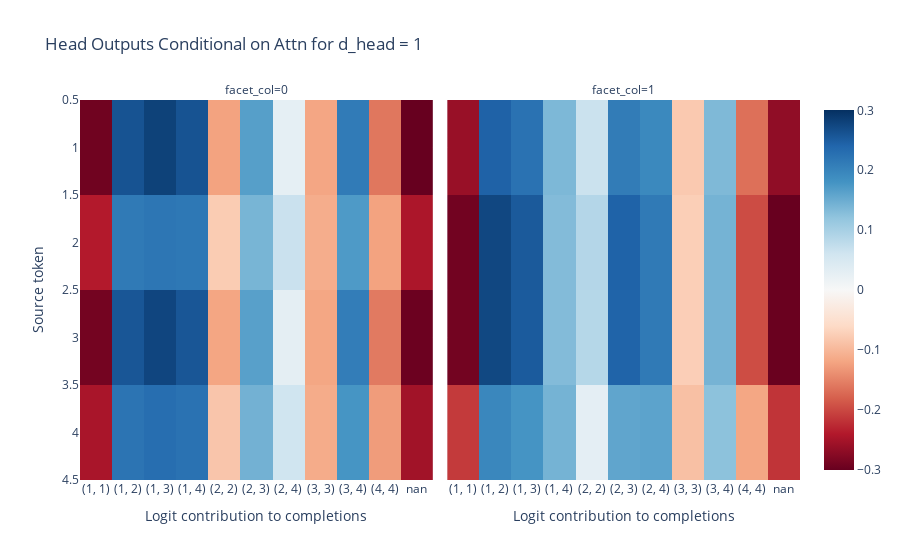
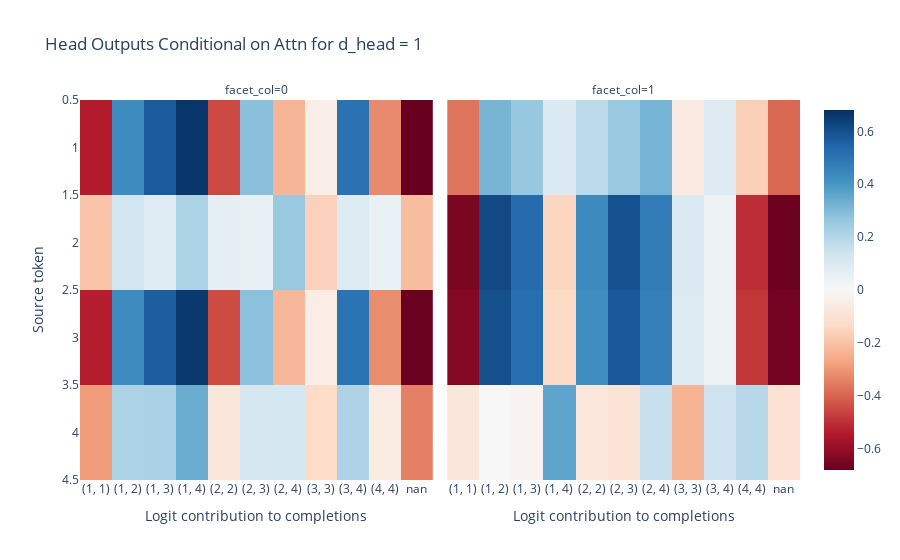
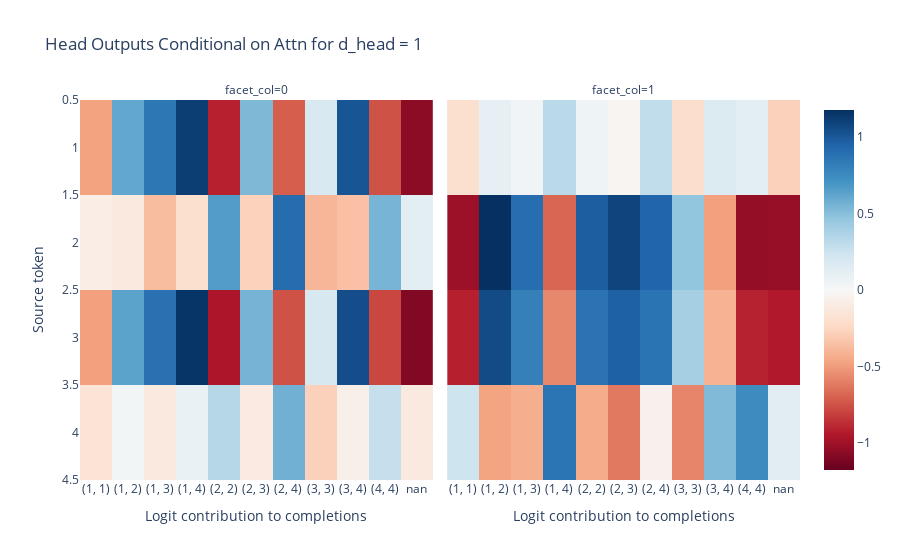
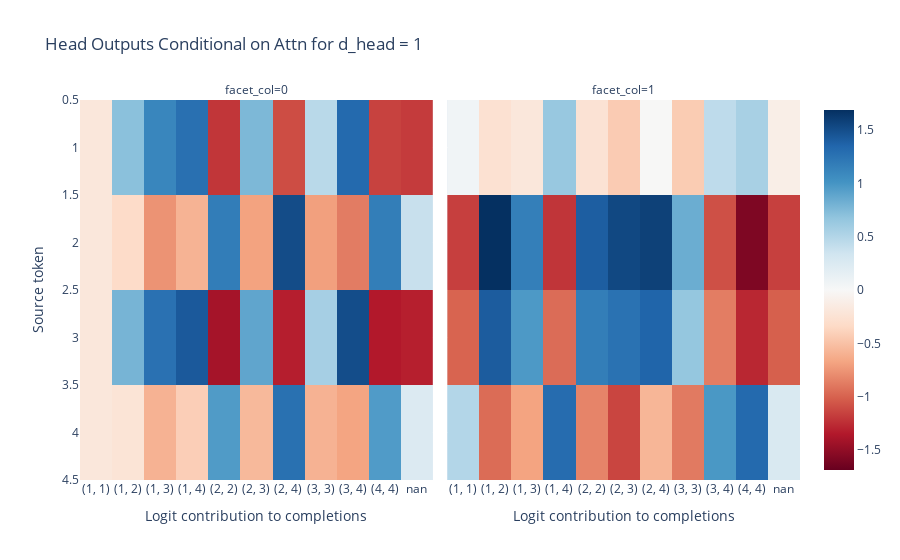

The cell these charts' notebook holds for them, in order:
### Code cell
indx = list(ans_map.keys())
indx.append("nan")
x_labels = [str(x) for x in indx]

for dh in [1]:
    cached_models = checkpoints[dh]+[models[dh]]
    for k, pre_trained in enumerate(cached_models):
        head_outputs = t.zeros((model_config.n_heads, model_config.n_ctx, model_config.d_vocab))

        ## getting DLA from each token to each possible continuation
        for i in range(1,5):
            seq = [i,0]
            X = t.Tensor(seq).unsqueeze(0).int()
            for head in range(model_config.n_heads):
                temp = get_head_to_resid(pre_trained, pre_trained.activation_cache, head, X)
                temp = get_head_to_logits(pre_trained, temp)
                #print(head_outputs[head, i-1].shape, temp[0,-1].shape)
                head_outputs[head, i-1,:] = temp[0,-1,:]
        
        seq = [1,2,3,4,0]
        rankings = get_rankings(seq, pre_trained)


        ## getting attention of each token per head


        print(f"Model with d_head = {dh} and num_model = {k} is hierarchical? {is_hier(pre_trained, seq)}")
        print(f"Attention ranking is {rankings}")
        imshow(head_outputs, facet_col = 0, y = [1,2,3,4], x = x_labels, title = f"Head Outputs Conditional on Attn for d_head = {dh}",xaxis = "Logit contribution to completions", yaxis = "Source token")

### Figure 1 — Plotly figure (JSON) as saved in the notebook; plotly's stock layout.template omitted (floating-point values rounded to 4 significant figures)
{"data": [{"coloraxis": "coloraxis", "hovertemplate": "Logit contribution to completions: %{x}<br>Source token: %{y}<br>color: %{z}<extra></extra>", "name": "0", "type": "heatmap", "x": ["(1, 1)", "(1, 2)", "(1, 3)", "(1, 4)", "(2, 2)", "(2, 3)", "(2, 4)", "(3, 3)", "(3, 4)", "(4, 4)", "nan"], "xaxis": "x", "y": [1, 2, 3, 4], "yaxis": "y", "z": [[-0.2937, 0.2615, 0.2809, 0.2613, -0.1222, 0.1659, 0.02807, -0.1187, 0.2117, -0.1605, -0.3005], [-0.2392, 0.2143, 0.2197, 0.2166, -0.07735, 0.1399, 0.06694, -0.1118, 0.1716, -0.1222, -0.2449], [-0.29, 0.2583, 0.2768, 0.2583, -0.1192, 0.1642, 0.03067, -0.1183, 0.209, -0.1579, -0.2968], [-0.2479, 0.2218, 0.2294, 0.2237, -0.08448, 0.144, 0.06077, -0.1129, 0.178, -0.1283, -0.2537]]}, {"coloraxis": "coloraxis", "hovertemplate": "Logit contribution to completions: %{x}<br>Source token: %{y}<br>color: %{z}<extra></extra>", "name": "1", "type": "heatmap", "x": ["(1, 1)", "(1, 2)", "(1, 3)", "(1, 4)", "(2, 2)", "(2, 3)", "(2, 4)", "(3, 3)", "(3, 4)", "(4, 4)", "nan"], "xaxis": "x2", "y": [1, 2, 3, 4], "yaxis": "y2", "z": [[-0.261, 0.2448, 0.2249, 0.1358, 0.06571, 0.2111, 0.1937, -0.08023, 0.135, -0.1667, -0.2678], [-0.2918, 0.2749, 0.2539, 0.1318, 0.0881, 0.2439, 0.214, -0.07395, 0.1421, -0.197, -0.2995], [-0.2907, 0.2738, 0.2528, 0.132, 0.08729, 0.2427, 0.2133, -0.07418, 0.1418, -0.1959, -0.2983], [-0.2117, 0.1965, 0.1785, 0.1423, 0.02986, 0.1585, 0.1613, -0.09028, 0.1236, -0.1181, -0.2171]]}], "layout": {"annotations": [{"font": {}, "showarrow": false, "text": "facet_col=0", "x": 0.245, "xanchor": "center", "xref": "paper", "y": 1, "yanchor": "bottom", "yref": "paper"}, {"font": {}, "showarrow": false, "text": "facet_col=1", "x": 0.755, "xanchor": "center", "xref": "paper", "y": 1, "yanchor": "bottom", "yref": "paper"}], "coloraxis": {"cmid": 0, "colorscale": [[0, "rgb(103,0,31)"], [0.1, "rgb(178,24,43)"], [0.2, "rgb(214,96,77)"], [0.3, "rgb(244,165,130)"], [0.4, "rgb(253,219,199)"], [0.5, "rgb(247,247,247)"], [0.6, "rgb(209,229,240)"], [0.7, "rgb(146,197,222)"], [0.8, "rgb(67,147,195)"], [0.9, "rgb(33,102,172)"], [1, "rgb(5,48,97)"]]}, "title": {"text": "Head Outputs Conditional on Attn for d_head = 1"}, "xaxis": {"anchor": "y", "constrain": "domain", "domain": [0, 0.49], "scaleanchor": "y", "title": {"text": "Logit contribution to completions"}}, "xaxis2": {"anchor": "y2", "domain": [0.51, 1], "matches": "x", "title": {"text": "Logit contribution to completions"}}, "yaxis": {"anchor": "x", "autorange": "reversed", "constrain": "domain", "domain": [0, 1], "title": {"text": "Source token"}}, "yaxis2": {"anchor": "x2", "domain": [0, 1], "matches": "y", "showticklabels": false}}}

### Figure 2 — Plotly figure (JSON) as saved in the notebook; plotly's stock layout.template omitted (floating-point values rounded to 4 significant figures)
{"data": [{"coloraxis": "coloraxis", "hovertemplate": "Logit contribution to completions: %{x}<br>Source token: %{y}<br>color: %{z}<extra></extra>", "name": "0", "type": "heatmap", "x": ["(1, 1)", "(1, 2)", "(1, 3)", "(1, 4)", "(2, 2)", "(2, 3)", "(2, 4)", "(3, 3)", "(3, 4)", "(4, 4)", "nan"], "xaxis": "x", "y": [1, 2, 3, 4], "yaxis": "y", "z": [[-0.5396, 0.4334, 0.5702, 0.6625, -0.4517, 0.2864, -0.2313, -0.04603, 0.5083, -0.3248, -0.6807], [-0.1932, 0.1336, 0.08519, 0.2177, 0.06951, 0.05498, 0.2576, -0.1602, 0.09618, 0.04586, -0.2147], [-0.5357, 0.43, 0.5647, 0.6575, -0.4458, 0.2838, -0.2257, -0.04732, 0.5036, -0.3206, -0.6755], [-0.2896, 0.2171, 0.2202, 0.3415, -0.07556, 0.1194, 0.1215, -0.1284, 0.2109, -0.05731, -0.3444]]}, {"coloraxis": "coloraxis", "hovertemplate": "Logit contribution to completions: %{x}<br>Source token: %{y}<br>color: %{z}<extra></extra>", "name": "1", "type": "heatmap", "x": ["(1, 1)", "(1, 2)", "(1, 3)", "(1, 4)", "(2, 2)", "(2, 3)", "(2, 4)", "(3, 3)", "(3, 4)", "(4, 4)", "nan"], "xaxis": "x2", "y": [1, 2, 3, 4], "yaxis": "y2", "z": [[-0.3669, 0.3167, 0.2608, 0.1014, 0.1834, 0.2563, 0.3197, -0.06147, 0.08776, -0.1638, -0.3934], [-0.6461, 0.6169, 0.5303, -0.1484, 0.4359, 0.5955, 0.4765, 0.1048, 0.03431, -0.505, -0.6701], [-0.6326, 0.6025, 0.5173, -0.1364, 0.4238, 0.5791, 0.4689, 0.0968, 0.03688, -0.4885, -0.6568], [-0.07628, 0.004134, -0.01982, 0.3616, -0.07961, -0.09689, 0.1564, -0.2346, 0.1434, 0.1915, -0.1052]]}], "layout": {"annotations": [{"font": {}, "showarrow": false, "text": "facet_col=0", "x": 0.245, "xanchor": "center", "xref": "paper", "y": 1, "yanchor": "bottom", "yref": "paper"}, {"font": {}, "showarrow": false, "text": "facet_col=1", "x": 0.755, "xanchor": "center", "xref": "paper", "y": 1, "yanchor": "bottom", "yref": "paper"}], "coloraxis": {"cmid": 0, "colorscale": [[0, "rgb(103,0,31)"], [0.1, "rgb(178,24,43)"], [0.2, "rgb(214,96,77)"], [0.3, "rgb(244,165,130)"], [0.4, "rgb(253,219,199)"], [0.5, "rgb(247,247,247)"], [0.6, "rgb(209,229,240)"], [0.7, "rgb(146,197,222)"], [0.8, "rgb(67,147,195)"], [0.9, "rgb(33,102,172)"], [1, "rgb(5,48,97)"]]}, "title": {"text": "Head Outputs Conditional on Attn for d_head = 1"}, "xaxis": {"anchor": "y", "constrain": "domain", "domain": [0, 0.49], "scaleanchor": "y", "title": {"text": "Logit contribution to completions"}}, "xaxis2": {"anchor": "y2", "domain": [0.51, 1], "matches": "x", "title": {"text": "Logit contribution to completions"}}, "yaxis": {"anchor": "x", "autorange": "reversed", "constrain": "domain", "domain": [0, 1], "title": {"text": "Source token"}}, "yaxis2": {"anchor": "x2", "domain": [0, 1], "matches": "y", "showticklabels": false}}}

### Figure 3 — Plotly figure (JSON) as saved in the notebook; plotly's stock layout.template omitted (floating-point values rounded to 4 significant figures)
{"data": [{"coloraxis": "coloraxis", "hovertemplate": "Logit contribution to completions: %{x}<br>Source token: %{y}<br>color: %{z}<extra></extra>", "name": "0", "type": "heatmap", "x": ["(1, 1)", "(1, 2)", "(1, 3)", "(1, 4)", "(2, 2)", "(2, 3)", "(2, 4)", "(3, 3)", "(3, 4)", "(4, 4)", "nan"], "xaxis": "x", "y": [1, 2, 3, 4], "yaxis": "y", "z": [[-0.4779, 0.6138, 0.8502, 1.119, -0.9169, 0.5338, -0.7103, 0.185, 1.017, -0.7527, -1.061], [-0.0827, -0.1214, -0.3725, -0.1946, 0.6648, -0.2736, 0.9039, -0.398, -0.353, 0.5521, 0.1239], [-0.4881, 0.6329, 0.8819, 1.154, -0.9578, 0.5547, -0.7521, 0.2001, 1.052, -0.7865, -1.091], [-0.1647, 0.03106, -0.1189, 0.07792, 0.3368, -0.1061, 0.5692, -0.277, -0.06897, 0.2815, -0.1217]]}, {"coloraxis": "coloraxis", "hovertemplate": "Logit contribution to completions: %{x}<br>Source token: %{y}<br>color: %{z}<extra></extra>", "name": "1", "type": "heatmap", "x": ["(1, 1)", "(1, 2)", "(1, 3)", "(1, 4)", "(2, 2)", "(2, 3)", "(2, 4)", "(3, 3)", "(3, 4)", "(4, 4)", "nan"], "xaxis": "x2", "y": [1, 2, 3, 4], "yaxis": "y2", "z": [[-0.1954, 0.105, 0.03858, 0.3198, 0.05653, -0.02244, 0.2941, -0.2121, 0.1685, 0.1223, -0.2776], [-1.011, 1.177, 0.9022, -0.6845, 0.9762, 1.088, 0.9408, 0.4709, -0.4887, -1.036, -1.027], [-0.9202, 1.058, 0.8064, -0.5731, 0.8742, 0.9652, 0.869, 0.3951, -0.4157, -0.9075, -0.9441], [0.2456, -0.4749, -0.4286, 0.8631, -0.441, -0.6234, -0.05571, -0.5816, 0.5239, 0.7489, 0.1279]]}], "layout": {"annotations": [{"font": {}, "showarrow": false, "text": "facet_col=0", "x": 0.245, "xanchor": "center", "xref": "paper", "y": 1, "yanchor": "bottom", "yref": "paper"}, {"font": {}, "showarrow": false, "text": "facet_col=1", "x": 0.755, "xanchor": "center", "xref": "paper", "y": 1, "yanchor": "bottom", "yref": "paper"}], "coloraxis": {"cmid": 0, "colorscale": [[0, "rgb(103,0,31)"], [0.1, "rgb(178,24,43)"], [0.2, "rgb(214,96,77)"], [0.3, "rgb(244,165,130)"], [0.4, "rgb(253,219,199)"], [0.5, "rgb(247,247,247)"], [0.6, "rgb(209,229,240)"], [0.7, "rgb(146,197,222)"], [0.8, "rgb(67,147,195)"], [0.9, "rgb(33,102,172)"], [1, "rgb(5,48,97)"]]}, "title": {"text": "Head Outputs Conditional on Attn for d_head = 1"}, "xaxis": {"anchor": "y", "constrain": "domain", "domain": [0, 0.49], "scaleanchor": "y", "title": {"text": "Logit contribution to completions"}}, "xaxis2": {"anchor": "y2", "domain": [0.51, 1], "matches": "x", "title": {"text": "Logit contribution to completions"}}, "yaxis": {"anchor": "x", "autorange": "reversed", "constrain": "domain", "domain": [0, 1], "title": {"text": "Source token"}}, "yaxis2": {"anchor": "x2", "domain": [0, 1], "matches": "y", "showticklabels": false}}}

### Figure 4 — Plotly figure (JSON) as saved in the notebook; plotly's stock layout.template omitted (floating-point values rounded to 4 significant figures)
{"data": [{"coloraxis": "coloraxis", "hovertemplate": "Logit contribution to completions: %{x}<br>Source token: %{y}<br>color: %{z}<extra></extra>", "name": "0", "type": "heatmap", "x": ["(1, 1)", "(1, 2)", "(1, 3)", "(1, 4)", "(2, 2)", "(2, 3)", "(2, 4)", "(3, 3)", "(3, 4)", "(4, 4)", "nan"], "xaxis": "x", "y": [1, 2, 3, 4], "yaxis": "y", "z": [[-0.1958, 0.7053, 1.108, 1.272, -1.209, 0.7657, -1.101, 0.4687, 1.321, -1.154, -1.185], [-0.1941, -0.3238, -0.7641, -0.5887, 1.178, -0.6852, 1.511, -0.7001, -0.8751, 1.17, 0.3855], [-0.196, 0.792, 1.266, 1.429, -1.411, 0.8881, -1.322, 0.5673, 1.506, -1.35, -1.317], [-0.1943, -0.229, -0.5917, -0.4174, 0.9577, -0.5516, 1.27, -0.5925, -0.6729, 0.956, 0.2409]]}, {"coloraxis": "coloraxis", "hovertemplate": "Logit contribution to completions: %{x}<br>Source token: %{y}<br>color: %{z}<extra></extra>", "name": "1", "type": "heatmap", "x": ["(1, 1)", "(1, 2)", "(1, 3)", "(1, 4)", "(2, 2)", "(2, 3)", "(2, 4)", "(3, 3)", "(3, 4)", "(4, 4)", "nan"], "xaxis": "x2", "y": [1, 2, 3, 4], "yaxis": "y2", "z": [[0.05895, -0.2601, -0.1956, 0.641, -0.2485, -0.4352, -0.004469, -0.4331, 0.438, 0.5586, -0.1097], [-1.166, 1.688, 1.164, -1.216, 1.402, 1.539, 1.583, 0.8401, -1.086, -1.585, -1.161], [-0.9921, 1.411, 0.971, -0.9518, 1.167, 1.258, 1.357, 0.6593, -0.8698, -1.281, -1.012], [0.496, -0.955, -0.6806, 1.303, -0.8373, -1.139, -0.5707, -0.8873, 0.9818, 1.323, 0.2655]]}], "layout": {"annotations": [{"font": {}, "showarrow": false, "text": "facet_col=0", "x": 0.245, "xanchor": "center", "xref": "paper", "y": 1, "yanchor": "bottom", "yref": "paper"}, {"font": {}, "showarrow": false, "text": "facet_col=1", "x": 0.755, "xanchor": "center", "xref": "paper", "y": 1, "yanchor": "bottom", "yref": "paper"}], "coloraxis": {"cmid": 0, "colorscale": [[0, "rgb(103,0,31)"], [0.1, "rgb(178,24,43)"], [0.2, "rgb(214,96,77)"], [0.3, "rgb(244,165,130)"], [0.4, "rgb(253,219,199)"], [0.5, "rgb(247,247,247)"], [0.6, "rgb(209,229,240)"], [0.7, "rgb(146,197,222)"], [0.8, "rgb(67,147,195)"], [0.9, "rgb(33,102,172)"], [1, "rgb(5,48,97)"]]}, "title": {"text": "Head Outputs Conditional on Attn for d_head = 1"}, "xaxis": {"anchor": "y", "constrain": "domain", "domain": [0, 0.49], "scaleanchor": "y", "title": {"text": "Logit contribution to completions"}}, "xaxis2": {"anchor": "y2", "domain": [0.51, 1], "matches": "x", "title": {"text": "Logit contribution to completions"}}, "yaxis": {"anchor": "x", "autorange": "reversed", "constrain": "domain", "domain": [0, 1], "title": {"text": "Source token"}}, "yaxis2": {"anchor": "x2", "domain": [0, 1], "matches": "y", "showticklabels": false}}}
